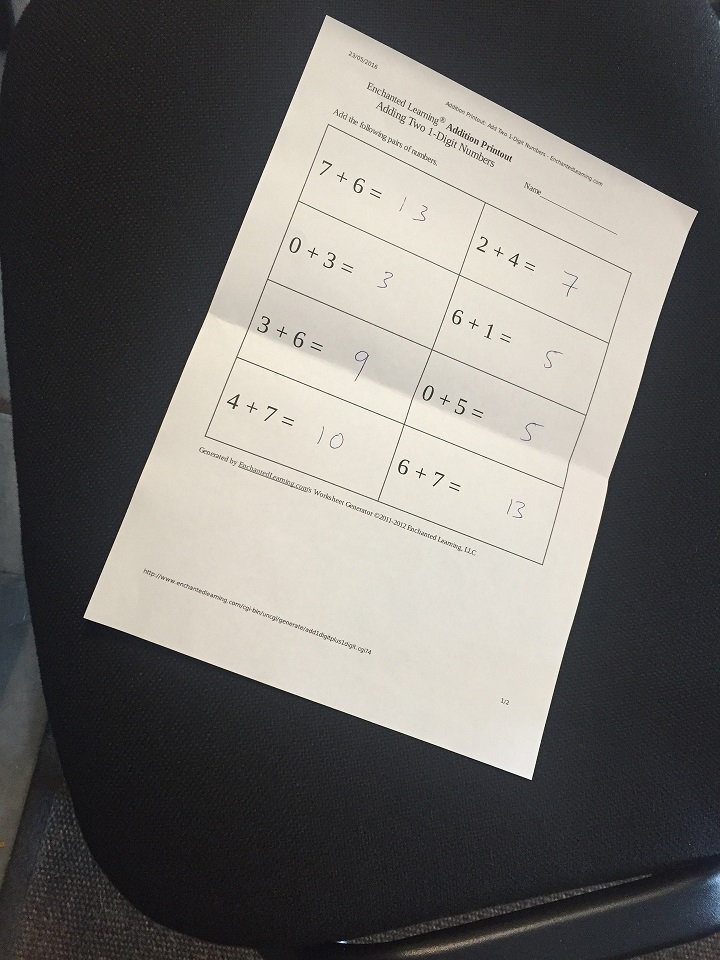
#> input picture OpenCv Workshop/day 2_sept5/sept5-OpenCV/code/images/scan.jpg, 720 x 960 px
$ python page8.py
#> lines starting #> are read from the running program, lines starting #| are printed output that depends on the picture; after the words box and inside, x2 and y2 are one past the last pixel; in counts of white or black regions, pixels touching at a corner belong together
import numpy as np
import cv2


def function1():
    img = cv2.imread('./images/sudoku.jpg')

    # convert the image into grayscale
    img_gray = cv2.cvtColor(img, cv2.COLOR_BGR2GRAY)

    # threshold image
    ret, img_threshold_1 = cv2.threshold(img_gray, 50, 255, cv2.THRESH_BINARY)
    ret, img_threshold_2 = cv2.threshold(img_gray, 100, 255, cv2.THRESH_BINARY)

    cv2.imshow('original', img)
    cv2.imshow('gray', img_gray)
    cv2.imshow('binary-1', img_threshold_1)
    cv2.imshow('binary-2', img_threshold_2)

    cv2.waitKey(0)
    cv2.destroyAllWindows()


# function1()


def function2():
    img = cv2.imread('./images/scan.jpg')
#> img is the input picture: shape (960, 720, 3); mean B, G, R 106.2, 109.5, 111.7

    # get the old points which are having perspective issue
    # top-left, top-right, bottom-left, bottom-right
    old_points = np.array([[320, 15], [700, 215], [85, 610], [530, 780]], dtype=np.float32)

    # create the new set of points
    new_points = np.array([[0, 0], [420, 0], [0, 594], [420, 594]], dtype=np.float32)

    # create the transformation matrix
    matrix = cv2.getPerspectiveTransform(old_points, new_points)

    # correct the perspective issue
    img_corrected = cv2.warpPerspective(img, matrix, (420, 594))
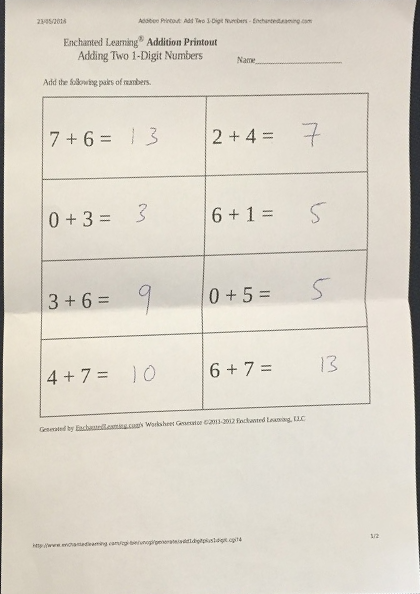
#> img_corrected: shape (594, 420, 3); mean B, G, R 201, 212.6, 218.5

    # convert the image to gray scale
    img_gray = cv2.cvtColor(img_corrected, cv2.COLOR_BGR2GRAY)

    # threshold the image
    ret, img_threshold = cv2.threshold(img_gray, 180, 255, cv2.THRESH_BINARY)
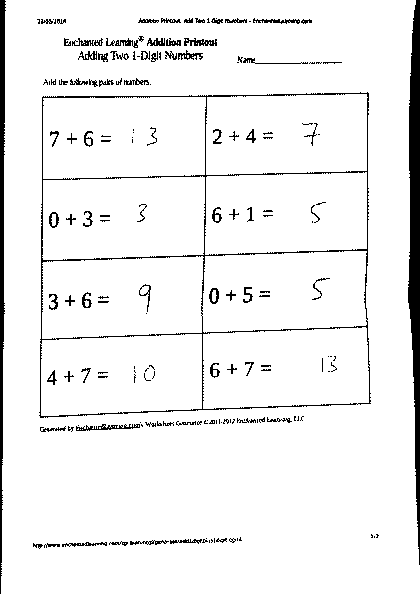
#> img_threshold: shape (594, 420); 94% white; 168 black regions (86 under 20 px), largest, box (x1, y1, x2, y2) and area: (408, 0, 420, 565) 4341, (39, 92, 371, 418) 3368, (0, 0, 6, 594) 2128
    print(img_threshold)
#> (printed output is left out)

    cv2.imshow('original', img)
    cv2.imshow('corrected', img_corrected)
    cv2.imshow('gray', img_gray)
    cv2.imshow('threshold', img_threshold)

    cv2.waitKey(0)
    cv2.destroyAllWindows()


function2()
